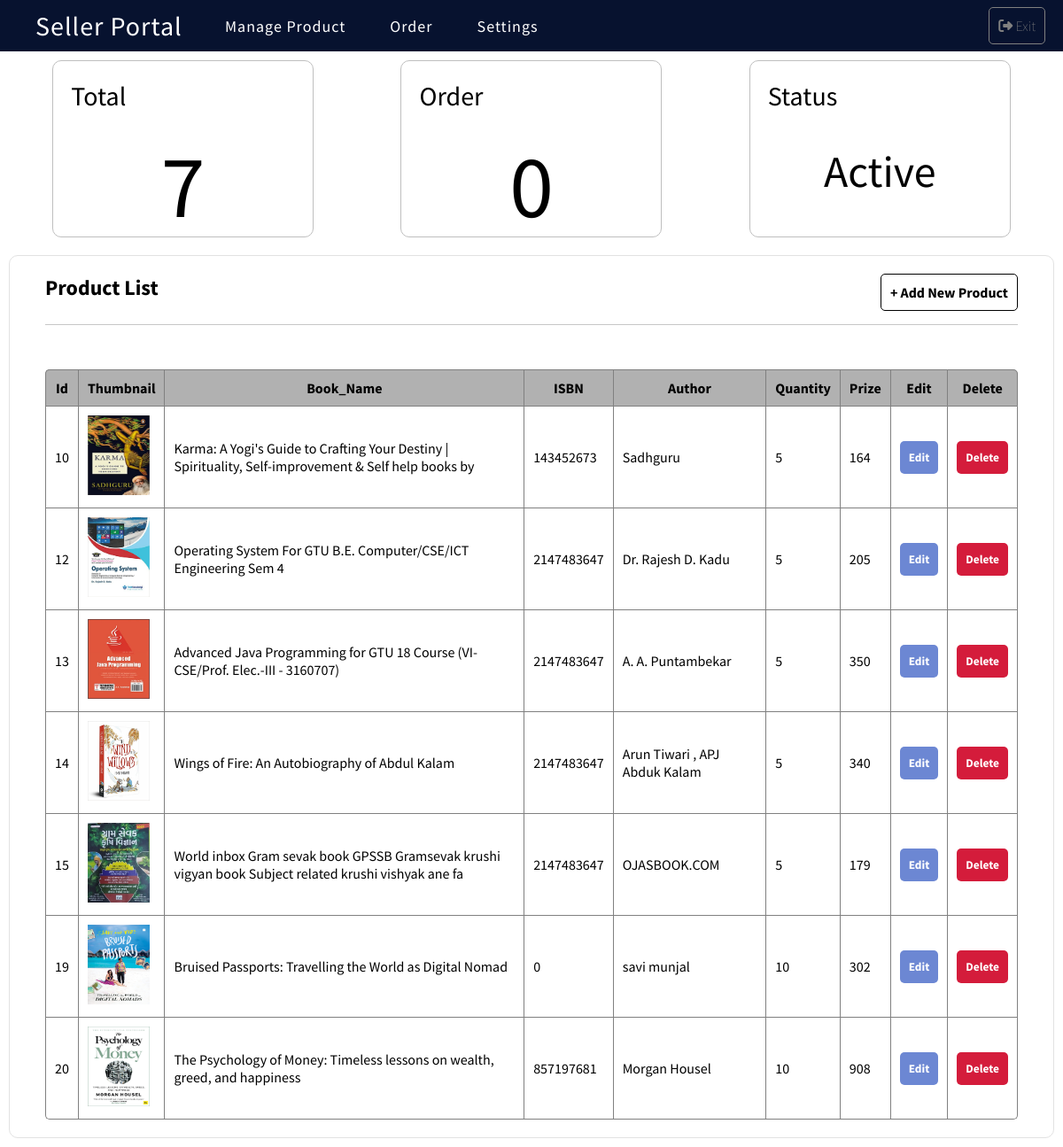
Screenshot of /user/sellerportal/index.php (signed in) with the database file from the repository.
### tables this page shows
CREATE TABLE `products` (
  `Id` int(10) NOT NULL,
  `b_name` varchar(100) NOT NULL,
  `author_name` varchar(100) NOT NULL,
  `publisher` varchar(100) NOT NULL,
  `language` varchar(100) NOT NULL,
  `prize` int(5) NOT NULL,
  `mrp` int(5) NOT NULL,
  `isbn` int(20) NOT NULL,
  `nofpages` int(5) NOT NULL,
  `quantity` int(5) NOT NULL,
  `description` varchar(2000) NOT NULL,
  `img` varchar(100) NOT NULL,
  `reg_date` varchar(10) DEFAULT NULL,
  `userid` int(10) NOT NULL
);

### user/sellerportal/index.php (the view, shortened to what this page needs)
<?php
 $un=$_SESSION['login-username'];
 include './config.php';
 $re=mysqli_query($conn,"SELECT id FROM users where username='{$un}'") or die("Can't not find user !! ");
 $uid=mysqli_fetch_assoc($re)['id'];
 $sql="SELECT id,b_name,isbn,author_name,quantity,prize,img FROM `products` WHERE userid=$uid";
 $result=mysqli_query($conn,$sql) or die("query error!!");
 $total_Products=mysqli_num_rows($result);
?>
<!DOCTYPE html>
<html lang="en">
<head>
    <link rel="stylesheet" href="./css/index.css">
</head>
<body>
  <?php include './header.php' ?>
  <section class="container">
      <div class="card_container">
            <div class="card">
                <div class="text">Total</div>
                <div class="number"><?php echo $total_Products; ?></div>
            </div>
            <div class="card">
                <div class="text">Order</div>
                <div class="number">0</div>
            </div>
            <div class="card">
                <div class="text">Status</div>
                <div class="status">Active</div>
            </div>
      </div>
      <div class="table_list">
          <div class="table_heading">
              <div class="title"><h2>Product List</h2></div>
            <a href="./addBook.php" class="btn"> + Add New Product</a>
          </div>
          <div class="data_table">
            <table  >
                <thead>
                    <tr>
                        <th>Id</th>
                        <th>Thumbnail</th>
                        <th>Book_Name</th>
                        <th>ISBN</th>
                        <th>Author</th>
                        <th>Quantity</th>
                        <th>Prize</th>
                        <th>Edit</th>
                        <th>Delete</th>
                    </tr>
                </thead>
                <tbody>
                    <?php  while($data=mysqli_fetch_assoc($result)){
                        $img=$data['img'];
                        $path_file="../../upload/".$img;
                    ?>
                    <tr>
                        <td><?php echo $data['id']; ?></td>
                        <td class="thu_img"><img src="<?php echo $path_file; ?>" alt=""></td>
                        <td><?php echo $data['b_name']; ?></td>
                        <td><?php echo $data['isbn']; ?></td>
                        <td><?php echo $data['author_name']; ?></td>
                        <td><?php echo $data['quantity']; ?></td>
                        <td><?php echo $data['prize']; ?></td>
                        <td class="edit"><form action="service_book.php" method="POST"><input type="hidden" name="id" value="<?php echo $data['id'];?>"><button type="submit" name="submit_update" class="btn">Edit</button></form></td>
                        <td class="delete"><form action="service_book.php" method="POST"><input type="hidden" name="id" value="<?php echo $data['id'];?>"><button type="submit" name="submit_delete" class="btn">Delete</button></form></td>
                    </tr>
                    <?php }  ?>
                </tbody>
            </table>
          </div>
      </div>
  </section>
</body>
</html>

### user/sellerportal/css/index.css (style rules this page uses)
* { margin: 0; padding: 0; -webkit-box-sizing: border-box; box-sizing: border-box; font-family: 'Source Sans Pro', sans-serif; }
a { text-decoration: none; }
.btn { text-decoration: none; padding: 10px; border: 1px solid #000; border-radius: 5px; color: black; font-weight: bold; }
.container { padding: 10px; width: 100%; }
.container .card_container { display: -webkit-box; display: -ms-flexbox; display: flex; width: 100%; -ms-flex-pack: distribute; justify-content: space-around; -webkit-box-align: center; -ms-flex-align: center; align-items: center; padding-bottom: 20px; }
.container .card_container .card { border-radius: 10px; height: 200px; width: 25%; border: 1px solid #bfbfbf; cursor: pointer; }
.container .card_container .text { font-size: 30px; margin: 20px; }
.container .card_container .number { -webkit-box-sizing: border-box; box-sizing: border-box; font-size: 100px; text-align: center; }
.container .card_container .status { -webkit-box-sizing: border-box; box-sizing: border-box; font-size: 50px; margin-top: 35px; text-align: center; }
.container .table_list { border: 1px solid #e2e2e2; padding: 20px 40px; border-radius: 10px; }
.container .table_list .table_heading { display: -webkit-box; display: -ms-flexbox; display: flex; -webkit-box-pack: justify; -ms-flex-pack: justify; justify-content: space-between; padding-bottom: 15px; border-bottom: 1px solid #c7c7c7; }
.container .table_list .data_table { margin-top: 50px; }
.container .table_list .data_table table { width: 100%; border-collapse: separate; border-spacing: 0; }
.container .table_list .data_table table thead { background-color: rgba(126, 126, 126, 0.6); }
.container .table_list .data_table table thead tr:first-child th:first-child { border-top-left-radius: 5px; }
.container .table_list .data_table table thead tr:first-child th:last-child { border-top-right-radius: 5px; }
.container .table_list .data_table table thead tr:last-child th:first-child { border-top-left-radius: 5px; }
.container .table_list .data_table table thead tr:last-child th:last-child { border-top-right-radius: 5px; }
.container .table_list .data_table table thead tr th { padding: 10px; border: 1px solid #808080; border-right: 0px solid #000; }
.container .table_list .data_table table thead tr th:last-child { border-right: 1px solid #808080; }
.container .table_list .data_table table tbody tr td { padding: 10px; border: 1px solid #808080; border-top: 0px solid #000; border-right: 0px solid #000; }
.container .table_list .data_table table tbody tr td:last-child { border-right: 1px solid #808080; }
.container .table_list .data_table table tbody tr:last-child td:first-child { border-bottom-left-radius: 5px; }
.container .table_list .data_table table tbody tr:last-child td:last-child { border-bottom-right-radius: 5px; }
.container .table_list .data_table table tbody tr .edit, .container .table_list .data_table table tbody tr .delete { text-align: center; }
.container .table_list .data_table table tbody tr .edit .btn, .container .table_list .data_table table tbody tr .delete .btn { color: white; outline: none; border: none; }
.container .table_list .data_table table tbody tr .edit .btn { background: #6c87d3; }
.container .table_list .data_table table tbody tr .delete .btn { background: #d41c3b; }
.container .table_list .data_table table tbody tr .thu_img img { width: 70px; height: 90px; }

### rows the page displays
products: Id "10", img (picture), b_name "Karma: A Yogi's Guide to Crafting Your Destiny | Spirituality, Self-improvement & Self help books by", isbn "143452673", author_name "Sadhguru", quantity "5", prize "164"
products: Id "12", img (picture), b_name "Operating System For GTU B.E. Computer/CSE/ICT Engineering Sem 4", isbn "2147483647", author_name "Dr. Rajesh D. Kadu", quantity "5", prize "205"
products: Id "13", img (picture), b_name "Advanced Java Programming for GTU 18 Course (VI- CSE/Prof. Elec.-III - 3160707)", isbn "2147483647", author_name "A. A. Puntambekar", quantity "5", prize "350"
products: Id "14", img (picture), b_name "Wings of Fire: An Autobiography of Abdul Kalam", isbn "2147483647", author_name "Arun Tiwari , APJ Abduk Kalam", quantity "5", prize "340"
products: Id "15", img (picture), b_name "World inbox Gram sevak book GPSSB Gramsevak krushi vigyan book Subject related krushi vishyak ane fa", isbn "2147483647", author_name "OJASBOOK.COM", quantity "5", prize "179"
products: Id "19", img (picture), b_name "Bruised Passports: Travelling the World as Digital Nomad", isbn "0", author_name "savi munjal", quantity "10", prize "302"
products: Id "20", img (picture), b_name "The Psychology of Money: Timeless lessons on wealth, greed, and happiness", isbn "857197681", author_name "Morgan Housel", quantity "10", prize "908"

### other values shown
$total_Products "7"
